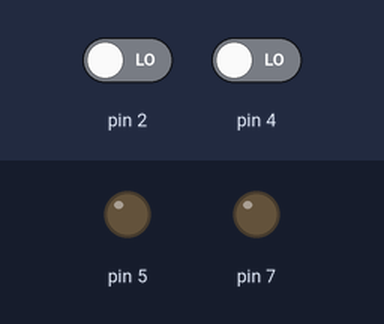
The sketch below on a simulated Arduino Uno, built with avr-gcc and run on an emulated ATmega328P. Shown: output pins drawn as LEDs (lit = HIGH). The test bench sets the inputs (shaded band); at power-on: pin 2 LOW, pin 4 LOW.

Above: at 1.2 s.
1.3 s: pin 2 driven HIGH
At 2.3 s:
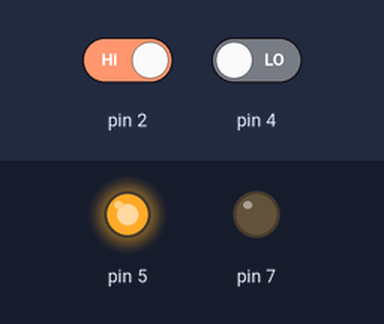
2.8 s: pin 4 driven HIGH
At 3.5 s:
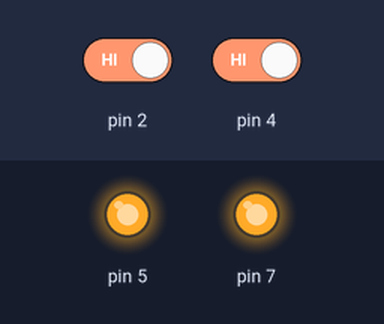
4.3 s: pin 2 driven LOW
At 4.6 s:
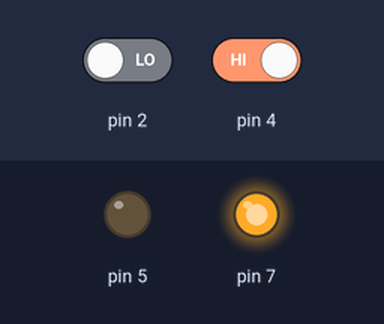
5.8 s: pin 4 driven LOW
At 6.9 s:
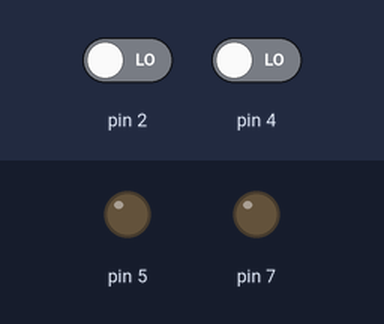
Timing chart, 0 to 8.3 s (numbered marks = the images above; inputs shaded):
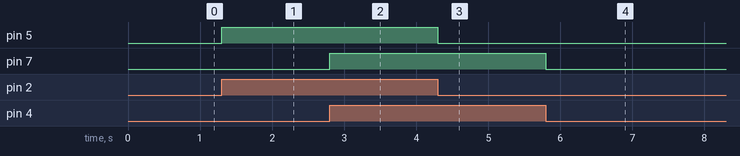

The sketch:

forarduino.ino
```cpp
void setup() {
  // put your setup code here, to run once:
pinMode(2,INPUT);
pinMode(4,INPUT);
pinMode(5,OUTPUT);
pinMode(7,OUTPUT);
}

void loop() {
  // put your main code here, to run repeatedly:
if(digitalRead(2))
{digitalWrite(5,HIGH);}
if(!digitalRead(2))
{digitalWrite(5,LOW);}
if(digitalRead(4))
{digitalWrite(7,HIGH);}
if(!digitalRead(4))
{digitalWrite(7,LOW);}
}
```

Measured:
- after the input at 1.3 s, pin 5: LOW → HIGH at once
- after the input at 2.8 s, pin 7: LOW → HIGH at once
- after the input at 4.3 s, pin 5: HIGH → LOW at once
- after the input at 5.8 s, pin 7: HIGH → LOW at once
